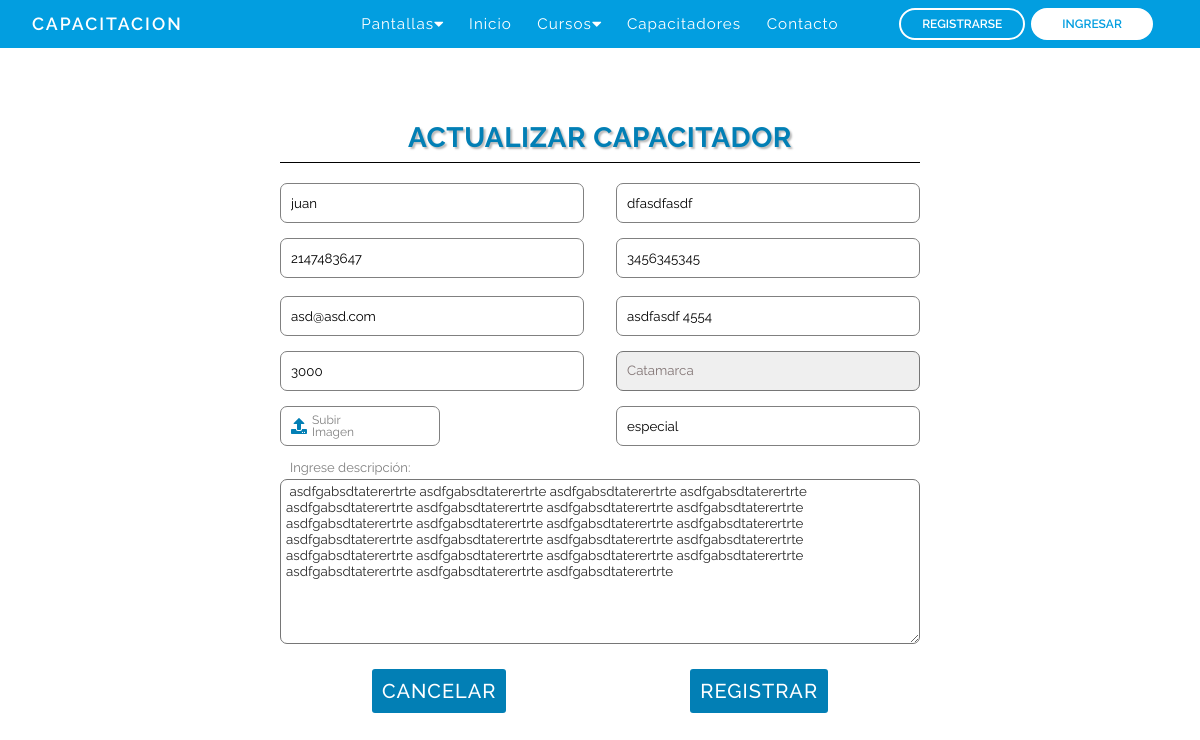
The page /editCapacitador.php?id=23 on the database as committed earlier.
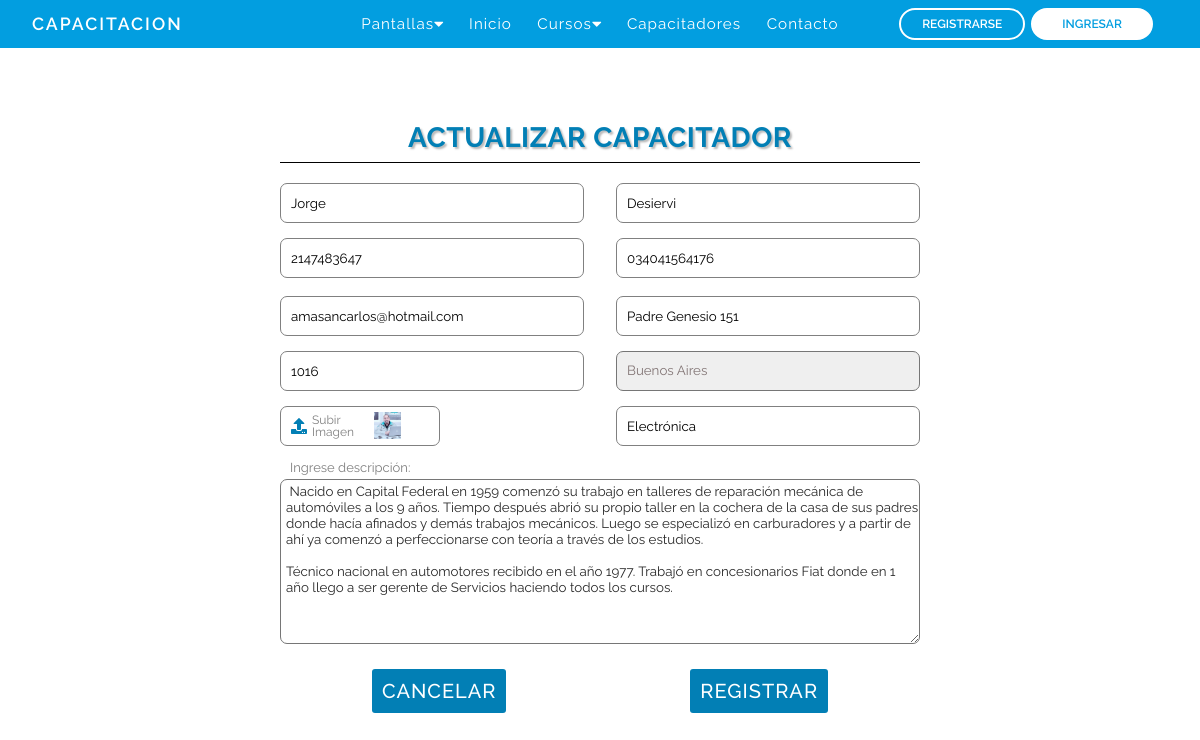
The same page on the database as committed later.
### tables this page shows
CREATE TABLE `capacitadores` (
  `id` int(10) NOT NULL,
  `nombre` varchar(120) NOT NULL,
  `apellido` varchar(120) NOT NULL,
  `cuil_cuit` int(11) NOT NULL,
  `imagen` varchar(255) NOT NULL DEFAULT 'usersNone.png',
  `telefono` varchar(12) NOT NULL,
  `direccion` varchar(120) NOT NULL,
  `codigo_postal` varchar(10) NOT NULL,
  `email` varchar(120) NOT NULL,
  `especialidad` varchar(255) NOT NULL,
  `descripcion` varchar(1000) NOT NULL,
  `provincia` varchar(60) NOT NULL,
  `fecha_alta` date NOT NULL DEFAULT current_timestamp(),
  `fecha_baja` date NOT NULL
);

### editCapacitador.php (the view, shortened to what this page needs)
<?php
require_once('bd/conexion.php');
$id = $_GET['id'];
$con = $pdo->prepare("SELECT * FROM capacitadores WHERE id = $id");
$con->execute();
?>
<?php
require_once ('varErrorCapacitador.php');
?>
<!DOCTYPE html>
<html>
<html lang="es">
<head>
    <link rel="stylesheet" href="css/reset.css">
  <link rel="stylesheet" href="css/editCapacitador.css">
</head>
<body>
  <?php require_once ('nav.php') ?>
  <section>
  <div class="container">
    <h1 class="form-title">ACTUALIZAR CAPACITADOR</h1>
    <?php while($res = $con->fetch(PDO::FETCH_ASSOC)) { ?>
    <form action="" method="POST" enctype="multipart/form-data">
      <div>
        <div class="main-user-info">
        <div class="user-input-box">
        <input type="text" name="nombre" value="<?= $res['nombre'] ?>" placeholder="Ingrese nombre" />
        <?=$nombreError?></div>
        <div class="user-input-box">
        <input type="text" name="apellido" value="<?= $res['apellido'] ?>" placeholder="Ingrese apellido" />
        <?=$apellidoError?></div>
        <div class="user-input-box">
        <input type="text" name="cuil_cuit" value="<?= $res['cuil_cuit'] ?>" placeholder="Ingrese CUIL/CUIT" />
        <?=$cuilCuitError?></div>
        <div class="user-input-box">
        <input type="text" id="telefono" name="telefono" value="<?= $res['telefono'] ?>" placeholder="Ingrese número de teléfono" />
        <span for="teléfono" class="error"></span>
        <?=$telefonoError?></div>
        <div class="user-input-box">
        <input type="text" name="email" value="<?= $res['email'] ?>" placeholder="Ingrese e-mail" />
        <?=$emailError?></div>
        <div class="user-input-box">
        <input type="text" name="direccion" value="<?= $res['direccion'] ?>" placeholder="Ingrese dirección" />
        <?=$direccionError?></div>
        <div class="user-input-box">
          <input type="text" name="codigo_postal" value="<?= $res['codigo_postal'] ?>" placeholder="Ingrese código postal" />
          <?=$codigo_postalError?></div>
          <div class="user-input-box">
            <select name="provincia" id="provincia" class="style-select">
              <option value="<?= $res['provincia'] ?>" selected ><?= $res['provincia'] ?></option>
      </select>
    </div>
    <label for="imagen" class="textoLogo"><i class="fa fa-upload fa-lg" aria-hidden="true" style="color: #027fb5; margin-right: 5px;"></i>Subir Imagen
    <div class="user-input-boxFile2">
      <img class="imagencapacitador" width="50%" src="images/capacitadores/<?= $res['imagen'] ?>" alt="">
    </div></label>
    <div class="user-input-box">
        <input type="text" name="especialidad" value="<?= $res['especialidad'] ?>" placeholder="<?= $res['especialidad'] ?>" />
      </div>
    </div>
    <div class="user-input-box2">
      <label for="descripcion">Ingrese descripción:</label>
      <textarea type="text" id="descripcion" rows="10"  name="descripcion" value="<?= $res['descripcion'] ?>" class="textareaCurso"><?= $res['descripcion'] ?> </textarea>
    </div>
    <?php } ?>
    <div class="contenedorBtn">
          <div class="form-submit-btn">
            <button type="submit" name="aceptar" value="aceptar">Cancelar
            </div>
            <div class="form-submit-btn">
              <button type="submit" name="aceptar" value="aceptar">Registrar
          </div>
        </div>
          </form>
  </div>
</section>
</body>
</html>

Rows that differ between the two databases and show on the page:
changed capacitadores: nombre "juan" → "Jorge"; apellido "dfasdfasdf" → "Desiervi"; telefono "3456345345" → "034041564176"; email "asd@asd.com" → "amasancarlos@hotmail.com"; direccion "asdfasdf 4554" → "Padre Genesio 151"; codigo_postal "3000" → "1016"; provincia "Catamarca" → "Buenos Aires"; imagen: picture added; especialidad "especial" → "Electrónica"; descripcion "asdfgabsdtaterertrte asdfgabsdtaterertrte asdfgabsdtaterertrte asdfgabsdtaterertrte asdfgabsdtaterertrte asdfgabsdtaterertrte asdfgabsdtaterertrte asdfgabsdtaterertrte asdfgabsdtaterertrte asdfgabsdtaterertrte asdfgabsdtaterertrte asdfgabsdtaterertrte asdfgabsdtaterertrte asdfgabsdtaterertrte asdfgabsdtaterertrte asdfgabsdtaterertrte asdfgabsdtaterertrte asdfgabsdtaterertrte asdfgabsdtaterertrte asdfgabsdtaterertrte asdfgabsdtaterertrte asdfgabsdtaterertrte asdfgabsdtaterertrte" → "Nacido en Capital Federal en 1959 comenzó su trabajo en talleres de reparación mecánica de automóviles a los 9 años. Tiempo después abrió su propio taller en la cochera de la casa de sus padres donde hacía afinados y demás trabajos mecánicos. Luego se especializó en carburadores y a partir de ahí ya comenzó a perfeccionarse con teoría a través de los estudios. Técnico nacional en automotores recibido en el año 1977. Trabajó en concesionarios Fiat donde en 1 año llego a ser gerente de Servicios haciendo todos los cursos."
